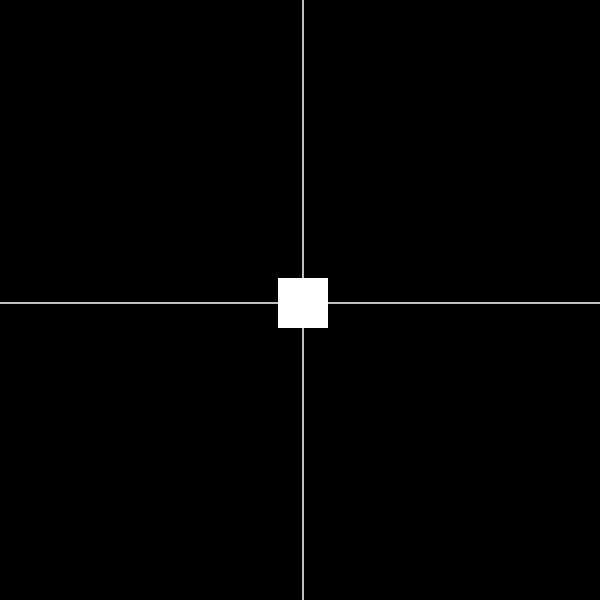
Frame 1 (no input)
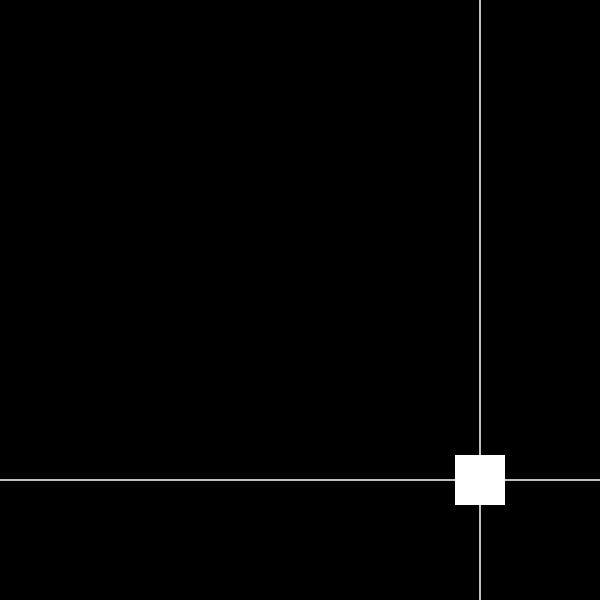
Frame 60 (no input)
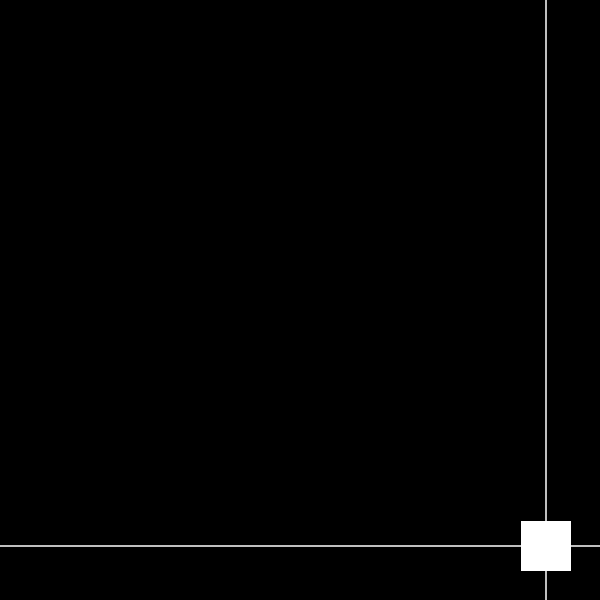
Frame 120 (the mouse pressed at the canvas centre since frame 60)

The p5.js sketch that drew these frames (run headless with seeded random() and noise() and a simulated clock; from frame 60 on, the mouse is pressed at the canvas centre):

// p5.js sketch
// ── sketch.js
//  This was adapted from Dan Shiffman's Coding Train
//  See links 3.1, 3.2, 3.3
//  https://www.youtube.com/playlist?list=PLRqwX-V7Uu6Zy51Q-x9tMWIv9cueOFTFA

let box01 = {
  rectX: 0,
  rectY: 0,
  rectWidth: 50,
  rectHeight: 50,
  transX: 300,
  transY: 300,
  speedX: 3,
  speedY: 3
}

function setup() {
  createCanvas(600, 600);
}

function draw() {
  background(0);
  rectMode(CENTER);

  moveBox(box01);
  trackingLines(box01);
}

function moveBox(incomingBox) {
  push();
  if (incomingBox.transX > width || incomingBox.transX < 0) {
    incomingBox.speedX = incomingBox.speedX*-1;
  }
  incomingBox.transX = incomingBox.transX + incomingBox.speedX;
  if (incomingBox.transY > width || incomingBox.transY < 0) {
    incomingBox.speedY = incomingBox.speedY*-1;
  }
  incomingBox.transY = incomingBox.transY + incomingBox.speedY;
  translate(incomingBox.transX, incomingBox.transY, 50);
  displayBox(incomingBox);
  pop();
}

function displayBox(incomingBox) {
  noStroke();
  fill(255);
  rect(incomingBox.rectX, incomingBox.rectY, incomingBox.rectWidth, incomingBox.rectHeight);
}

function trackingLines(incomingGeometry) {
  stroke(255);
  strokeWeight(1.5)
  line(incomingGeometry.transX, 0, incomingGeometry.transX, height)
  line(0, incomingGeometry.transY, height, incomingGeometry.transY)
}
